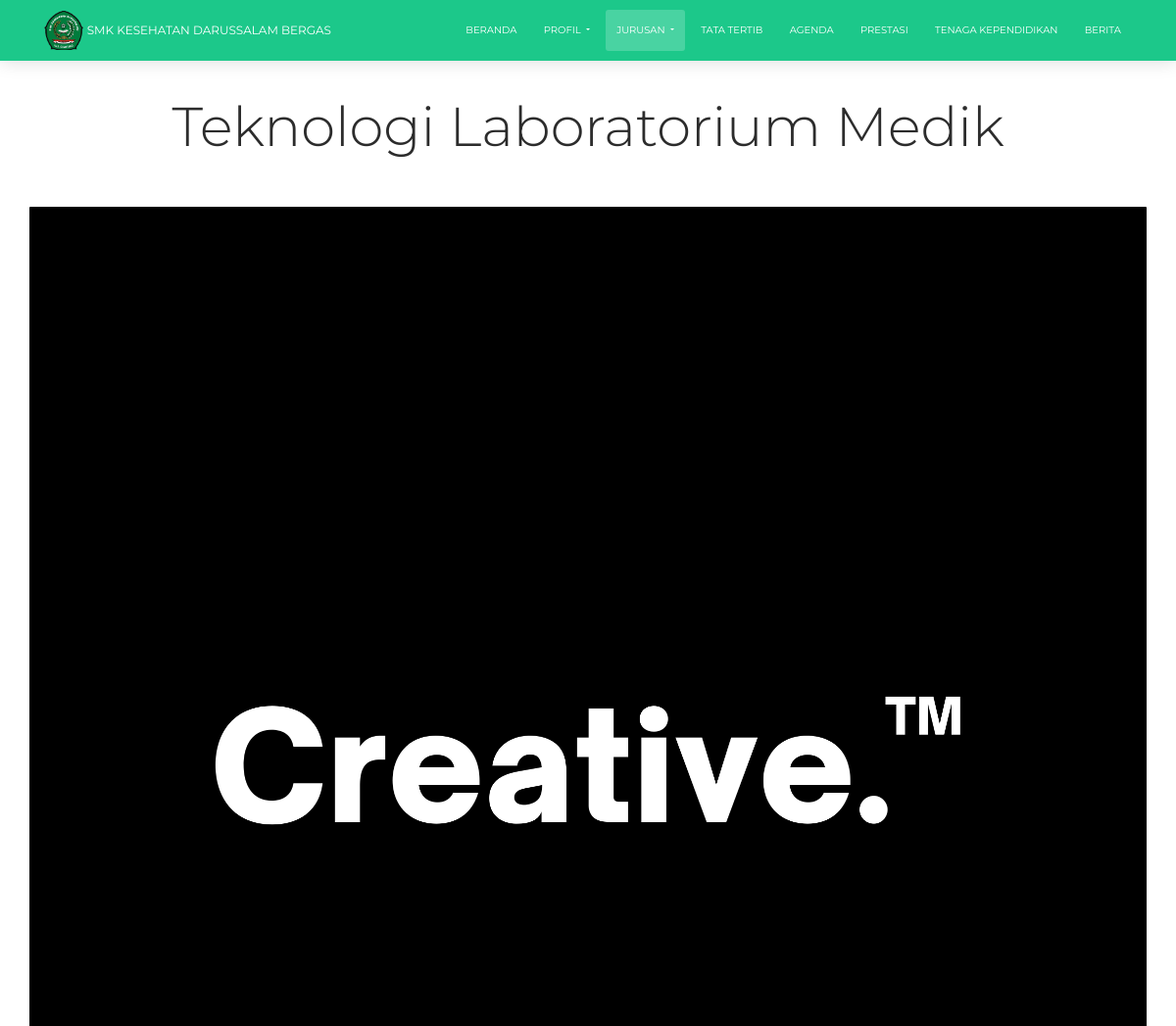
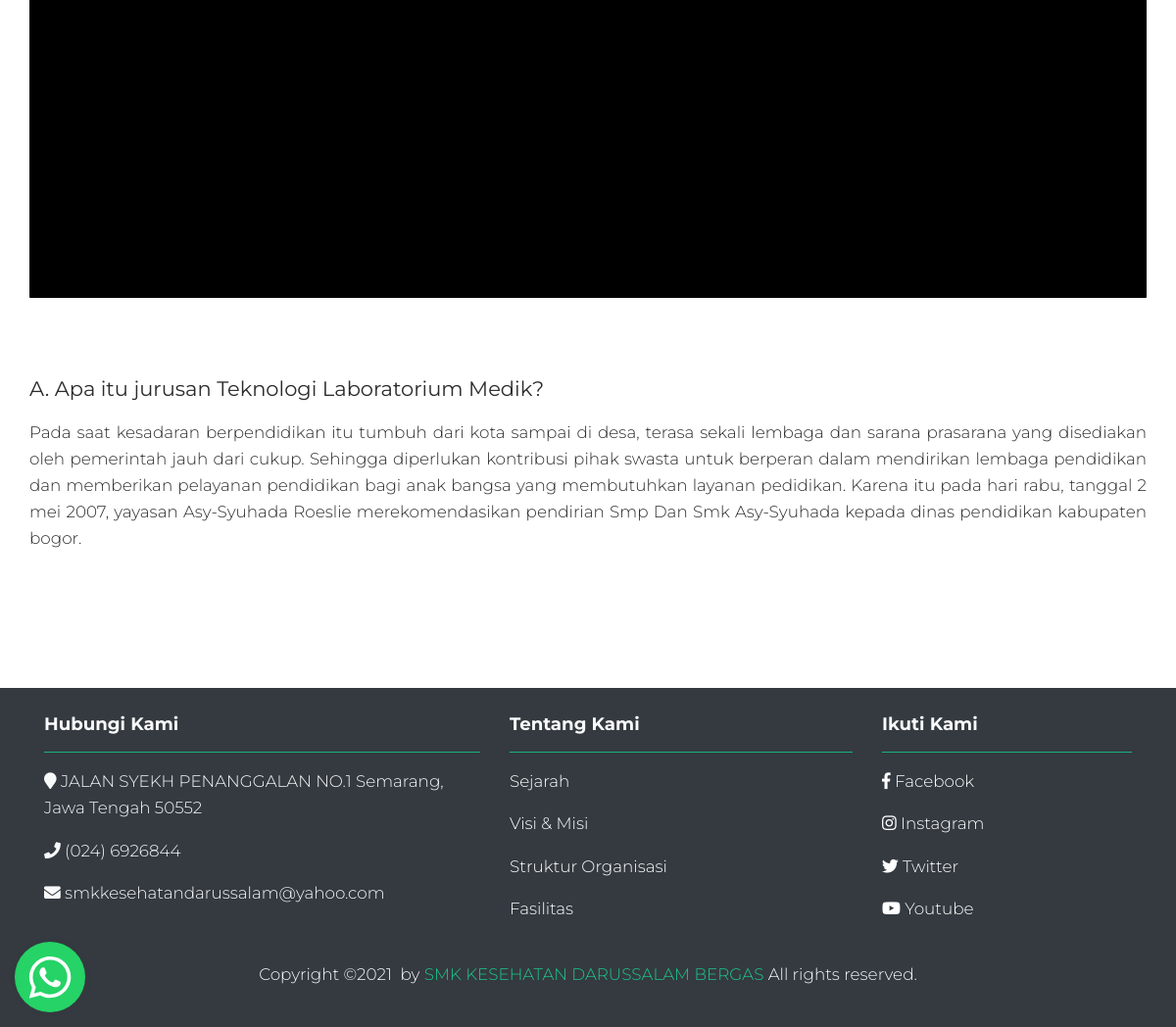
Screenshot of /index.php/jurusan/ap with the database file from the repository (2 pictures, top to bottom).
### tables this page shows
CREATE TABLE `laborat` (
  `id` int(11) NOT NULL,
  `content` text NOT NULL,
  `photo` text NOT NULL
);

### application/controllers/Jurusan.php (called while the page is built, shortened)
<?php
class Jurusan extends CI_Controller {
	public function __construct()
	{
		$this->load->model('asisten_model', 'asisten');
		$this->load->model('laborat_model', 'laborat');
	}
	public function ap()
	{
		$data['title']		= 'Teknologi Laboratorium Medik';
		$data['page']		= 'jurusan/ap';
		$data['laborat'] = $this->laborat->getData();
		$this->load->view('front/layouts/main', $data);
	}
}

### index.php (called while the page is built, shortened)
<?php
require_once BASEPATH.'core/CodeIgniter.php';

### application/models/Laborat_model.php (called while the page is built, shortened)
<?php
class Laborat_model extends CI_Model {
	public function getData()
	{
		return $this->db->get('laborat')->row();
	}
}

### application/views/front/pages/jurusan/ap.php (the view)
<div class="content mt-5 mb-5 pb-5 pt-5">
	<div class="container">
	<h1 class="display-4 my-auto text-center">Teknologi Laboratorium Medik</h1>
		<div class="row pt-5 pb-5">
			<img src="<?= base_url('img/laborat/' . $laborat->photo) ?>" class="img-fluid">
		</div>
		<div class="row text-justify">
			<?= $laborat->content ?>
		</div>
	</div>
</div>

### rows the page displays
laborat: photo (picture), content "A. Apa itu jurusan Teknologi Laboratorium Medik? Pada saat kesadaran berpendidikan itu tumbuh dari kota sampai di desa, terasa sekali lembaga dan sarana prasarana yang disediakan oleh pemerintah jauh dari cukup. Sehingga diperlukan kontribusi pihak swasta untuk berperan dalam mendirikan lembaga pendidikan dan memberikan pelayanan pendidikan bagi anak bangsa yang membutuhkan layanan pedidikan. Karena itu pada hari rabu, tanggal 2 mei 2007, yayasan Asy-Syuhada Roeslie merekomendasikan pendirian Smp Dan Smk Asy-Syuhada kepada dinas pendidikan kabupaten bogor."
